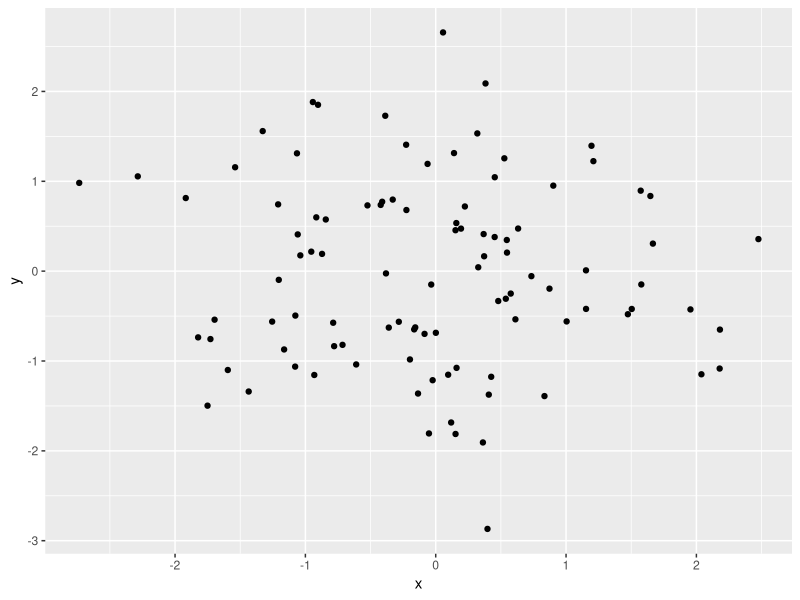

This figure's R source:
## ---- chunk 1
knitr::opts_chunk$set(echo = TRUE)
options(OutDec = ",")
## ---- chunk 2
library(ggplot2)
x <- rnorm(100)
y <- rnorm(100)
dados <- data.frame(x, y)
ggplot(dados, aes(x = x, y = y)) +
  geom_point()
